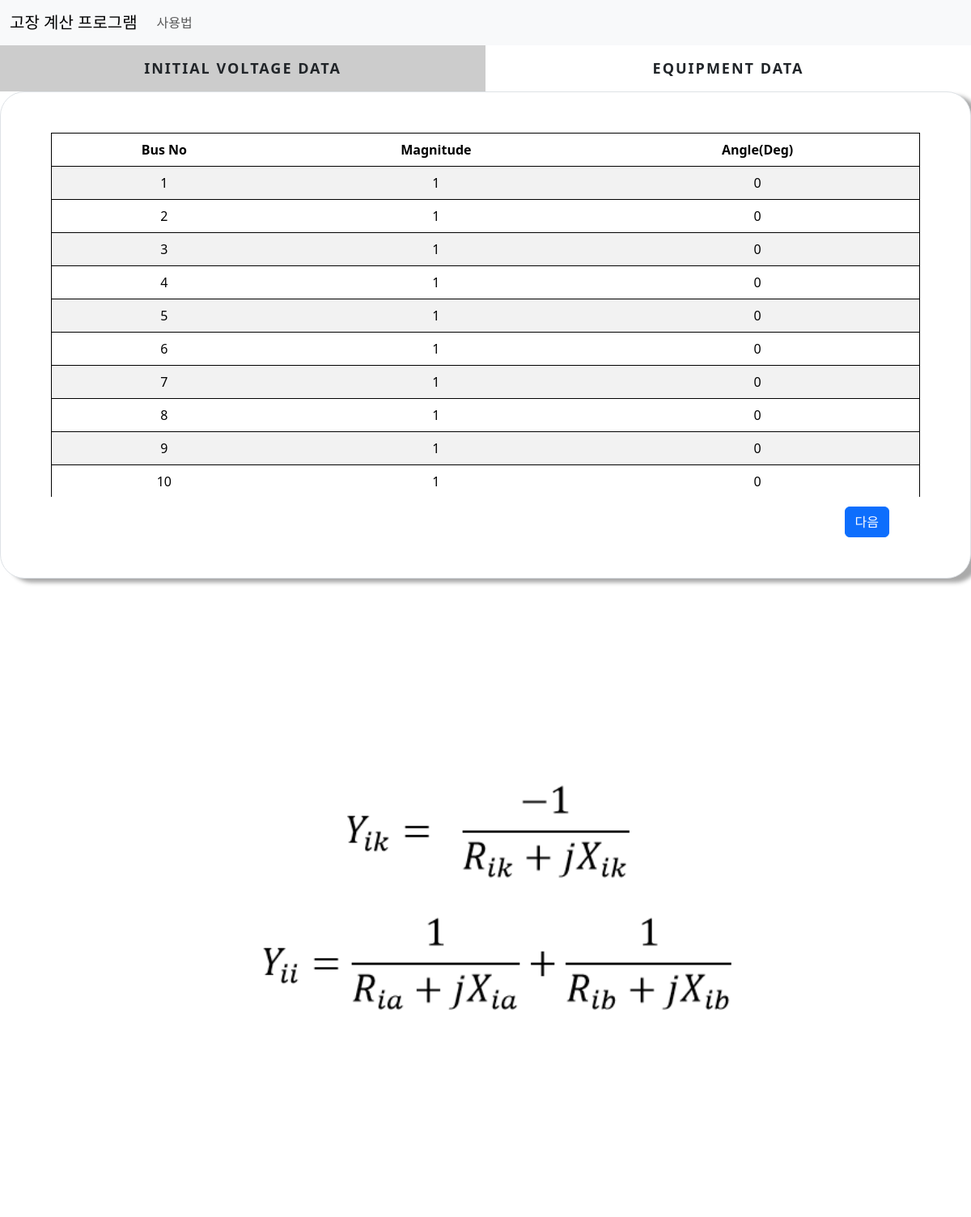
/initial_input/, run on an earlier commit of the app's database.
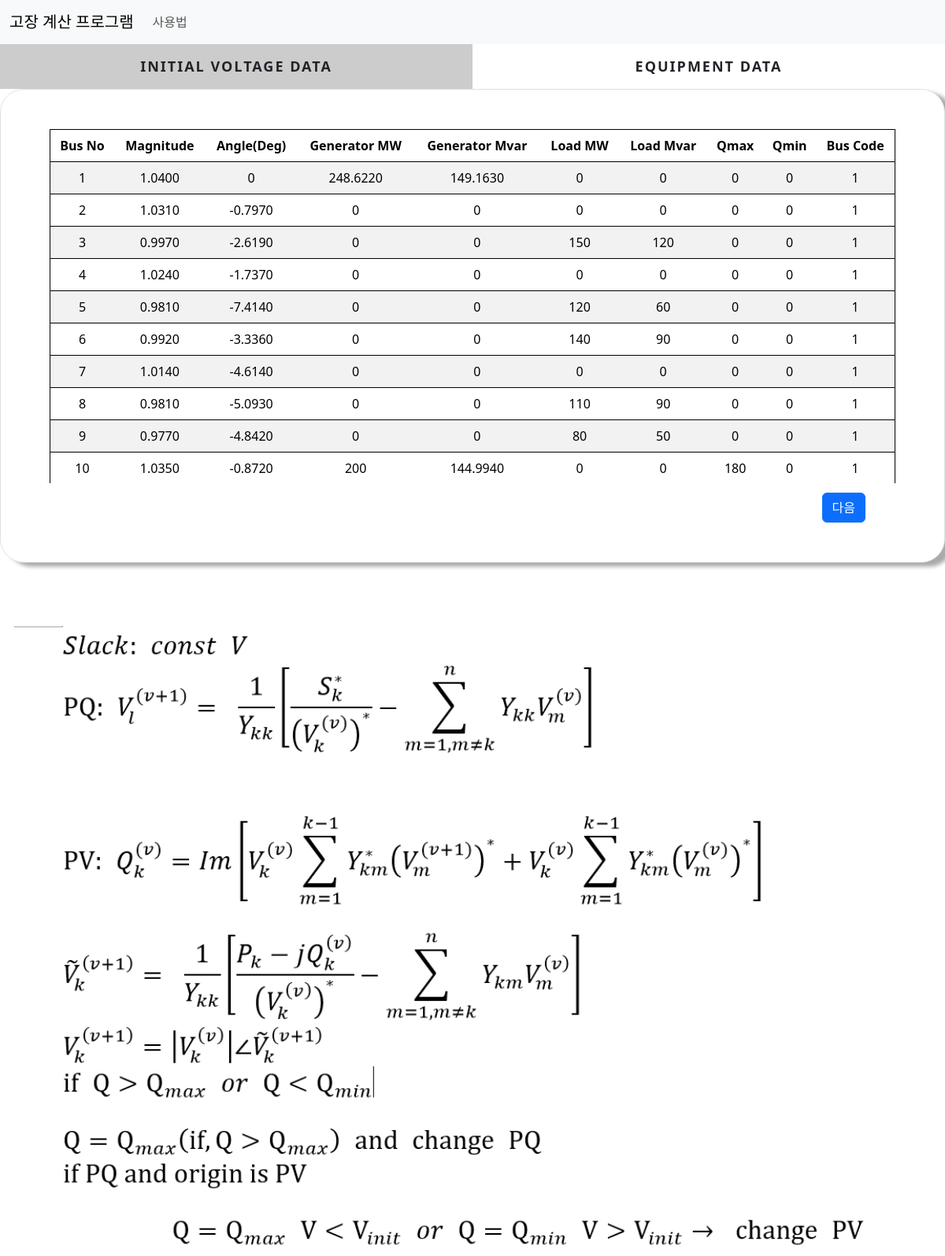
And on a later commit of the database.
### cal/models.py (models this page shows)
class BusData(models.Model):
    bus_num =models.SmallIntegerField()
    Voltage_Mag = models.FloatField(default=0)
    Voltage_Deg = models.FloatField(default=0)
    Generator_MW = models.FloatField(default=0,null=True,blank=True)
    Generator_Mvar = models.FloatField(default=0,null=True,blank=True)
    Load_MW = models.FloatField(default=0,null=True,blank=True)
    Load_Mvar = models.FloatField(default=0,null=True,blank=True)
    Qmax = models.FloatField(default=0,null=True,blank=True)
    Qmin = models.FloatField(default=0,null=True,blank=True)
    Bus_Code = models.SmallIntegerField(default=0,null=True,blank=True)

### cal/views.py (the view)
# urls.py: path('initial_input/',views.initial, name='initial'),
def initial(request):
    faultcon = FaultCondition.objects.get(to_find=True)
    busdata = BusData.objects.all()
    linedata = LineData.objects.all()
    condition = conditionCheck.objects.get(find_con=True)
    context ={'busdata':busdata,'linedata':linedata,'condition':condition,'faultcon':faultcon}
    return render(request, 'cal/initial_circuit.html', context=context)

### cal/templates/cal/initial_circuit.html (shortened to what this page needs)
{% extends './base.html'%}
{% load static %}
{% block content %}
<div class="main">
    <div class="tab other">
      <label for="tab-1">Initial Voltage Data</label>
      <label for="tab-2">Equipment Data</label>
    </div>
    <div class="content">
      <div class="content-dis">
        <div class="border">
          <div class="container  fault">
            <table class="table table-striped">
              {% if condition.is_flow %}
                <thead>
                  <tr>
                    <td>Bus No</td>
                    <td>Magnitude</td>
                    <td>Angle(Deg)</td>
                    <td>Generator MW</td>
                    <td>Generator Mvar</td>
                    <td>Load MW</td>
                    <td>Load Mvar</td>
                    <td>Qmax</td>
                    <td>Qmin</td>
                    <td>Bus Code</td>
                  </tr>
                </thead>
                <tbody>
                  {% for i in busdata %}
                  <tr>
                    <td>{{i.bus_num}}</td>
                    <td>{{i.Voltage_Mag|floatformat:-4}}</td>
                    <td>{{i.Voltage_Deg|floatformat:-4}}</td>
                    <td>{{i.Generator_MW|floatformat:-4}}</td>
                    <td>{{i.Generator_Mvar|floatformat:-4}}</td>
                    <td>{{i.Load_MW|floatformat:-4}}</td>
                    <td>{{i.Load_Mvar|floatformat:-4}}</td>
                    <td>{{i.Qmax|floatformat:-4}}</td>
                    <td>{{i.Qmin|floatformat:-4}}</td>
                    <td>{{i.Bus_Code}}</td>
                  </tr>
                  {% endfor %}
                </tbody>
              {% else %}
                <thead>
                  <tr>
                    <td>Bus No</td>
                    <td>Magnitude</td>
                    <td>Angle(Deg)</td>
                  </tr>
                </thead>
                <tbody>
                  {% for i in busdata %}
                  <tr>
                    <td>{{i.bus_num}}</td>
                    <td>{{i.Voltage_Mag|floatformat:-4}}</td>
                    <td>{{i.Voltage_Deg|floatformat:-4}}</td>
                  </tr>
                  {% endfor %}
                </tbody>
              {% endif %}
            </table>
          </div>
          {% if faultcon.is_flow %}
            <a class="btn btn-primary next" href="{% url 'flow' %}">다음</a>
          {% else %}
            {% if faultcon.is_bus_fault %}
              {% if faultcon.fault_type == 0 %}
                <a class="btn btn-primary next" href="{% url 'ybus' %}">다음</a>
              {% else%}
                <a class="btn btn-primary next" href="{% url 'transformer' %}">다음</a>
              {% endif %}
            {% else %}
              <a class="btn btn-primary next" href="{% url 'slider' %}">다음</a>
            {% endif %}
          {% endif %}
        </div>
      </div>
    </div>
  </div>
  {% if faultcon.is_flow %}
    <img src="{% static 'cal/images/gaussflow.png'%}">
  {% else %}
    {% if faultcon.is_bus_fault %}
      {% if faultcon.fault_type == 0 %}
        {% if fault_con.is_shunt %}
          {% if fault_con.is_load_effect %}
            <img src="{% static 'cal/images/ybusbload.png'%}">
          {% else %}
            <img src="{% static 'cal/images/ybusb.png'%}">
          {% endif %}
        {% else %}
          {% if fault_con.is_load_effect %}
            <img src="{% static 'cal/images/ybusload.png'%}">
          {% else %}
            <img src="{% static 'cal/images/ybus.png'%}">
          {% endif %}
        {% endif%}
      {% else%}
        <img src="{% static 'cal/images/zero-sequence.png'%}">
      {% endif %}
    {% else %}
    <img src="{% static 'cal/images/slider.png'%}">
    {% endif %}
  {% endif %}
{% endblock content%}

What changed in the data, as far as the page shows it:
removed BusData: bus_num "1", Voltage_Mag "1", Voltage_Deg "0"
removed BusData: bus_num "2", Voltage_Mag "1", Voltage_Deg "0"
removed BusData: bus_num "3", Voltage_Mag "1", Voltage_Deg "0"
removed BusData: bus_num "4", Voltage_Mag "1", Voltage_Deg "0"
removed BusData: bus_num "5", Voltage_Mag "1", Voltage_Deg "0"
removed BusData: bus_num "6", Voltage_Mag "1", Voltage_Deg "0"
removed BusData: bus_num "7", Voltage_Mag "1", Voltage_Deg "0"
removed BusData: bus_num "8", Voltage_Mag "1", Voltage_Deg "0"
removed BusData: bus_num "9", Voltage_Mag "1", Voltage_Deg "0"
removed BusData: bus_num "10", Voltage_Mag "1", Voltage_Deg "0"
added BusData: bus_num "1", Voltage_Mag "1.0400", Voltage_Deg "0", Generator_MW "248.6220", Generator_Mvar "149.1630", Load_MW "0", Load_Mvar "0", Qmax "0", Qmin "0", Bus_Code "1"
added BusData: bus_num "2", Voltage_Mag "1.0310", Voltage_Deg "-0.7970", Generator_MW "0", Generator_Mvar "0", Load_MW "0", Load_Mvar "0", Qmax "0", Qmin "0", Bus_Code "1"
added BusData: bus_num "3", Voltage_Mag "0.9970", Voltage_Deg "-2.6190", Generator_MW "0", Generator_Mvar "0", Load_MW "150", Load_Mvar "120", Qmax "0", Qmin "0", Bus_Code "1"
added BusData: bus_num "4", Voltage_Mag "1.0240", Voltage_Deg "-1.7370", Generator_MW "0", Generator_Mvar "0", Load_MW "0", Load_Mvar "0", Qmax "0", Qmin "0", Bus_Code "1"
added BusData: bus_num "5", Voltage_Mag "0.9810", Voltage_Deg "-7.4140", Generator_MW "0", Generator_Mvar "0", Load_MW "120", Load_Mvar "60", Qmax "0", Qmin "0", Bus_Code "1"
added BusData: bus_num "6", Voltage_Mag "0.9920", Voltage_Deg "-3.3360", Generator_MW "0", Generator_Mvar "0", Load_MW "140", Load_Mvar "90", Qmax "0", Qmin "0", Bus_Code "1"
added BusData: bus_num "7", Voltage_Mag "1.0140", Voltage_Deg "-4.6140", Generator_MW "0", Generator_Mvar "0", Load_MW "0", Load_Mvar "0", Qmax "0", Qmin "0", Bus_Code "1"
added BusData: bus_num "8", Voltage_Mag "0.9810", Voltage_Deg "-5.0930", Generator_MW "0", Generator_Mvar "0", Load_MW "110", Load_Mvar "90", Qmax "0", Qmin "0", Bus_Code "1"
added BusData: bus_num "9", Voltage_Mag "0.9770", Voltage_Deg "-4.8420", Generator_MW "0", Generator_Mvar "0", Load_MW "80", Load_Mvar "50", Qmax "0", Qmin "0", Bus_Code "1"
added BusData: bus_num "10", Voltage_Mag "1.0350", Voltage_Deg "-0.8720", Generator_MW "200", Generator_Mvar "144.9940", Load_MW "0", Load_Mvar "0", Qmax "180", Qmin "0", Bus_Code "1"
Also different on the page:
text now shown: "Generator MW Generator Mvar Load MW Load Mvar Qmax Qmin Bus Code"
